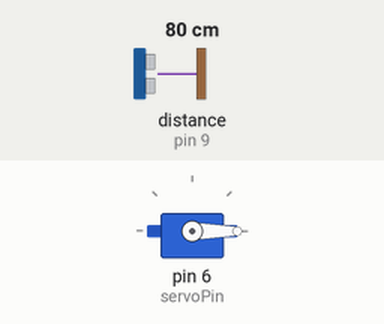
Bench run of a sketch on a simulated Arduino Uno, built with avr-gcc and run on an emulated ATmega328P. On the bench: servo. Wiring (inferred from the names in the program): ultrasonic range finder: trigger pin 8; echo pin 9. Inputs (shaded band) come from the test bench; at power-on: distance to the obstacle (sensor on pin 9) 80 cm. The echo pulse lasts 58.3 µs per cm.

Above: at 1.2 s.
1.3 s: distance to the obstacle (sensor on pin 9) set to 23 cm
2.8 s: distance to the obstacle (sensor on pin 9) set to 18 cm
At 3.3 s:
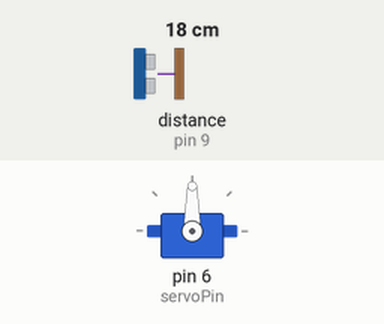
4.3 s: distance to the obstacle (sensor on pin 9) set to 35 cm
At 5.2 s:
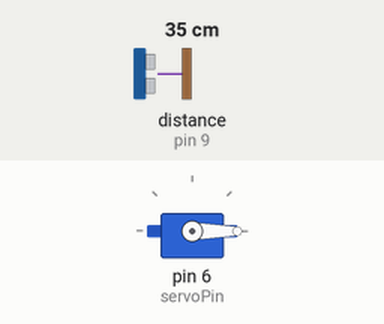
5.8 s: distance to the obstacle (sensor on pin 9) set to 2 cm
At 6.5 s:
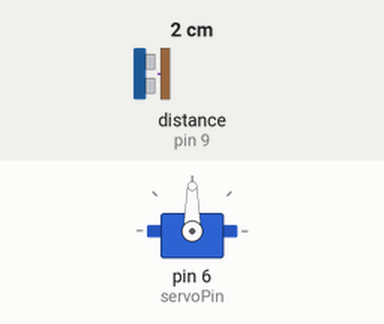
Timing chart, 0 to 8.3 s (numbered marks = the images above; inputs shaded):
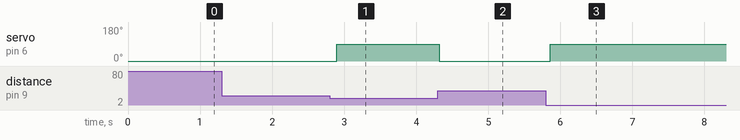

The sketch:

Wi-Fi_TrashBin_9000_MK.4.ino
```cpp
#include <Servo.h>
#include <SoftwareSerial.h>

// Define pins for sensors and servo
const int trigPinLid = 8;
const int echoPinLid = 9;
const int trigPinWaste = 10;
const int echoPinWaste = 11;
const int servoPin = 6;

// ESP8266 Wi-Fi module
SoftwareSerial esp8266(2, 3);

// Create Servo object
Servo binServo;

// Variables for distances
long duration, distanceLid, distanceWaste;
const int binDepth = 18; // Depth of the bin in cm

void setup() {
  // Set up pins
  pinMode(trigPinLid, OUTPUT);
  pinMode(echoPinLid, INPUT);
  pinMode(trigPinWaste, OUTPUT);
  pinMode(echoPinWaste, INPUT);

  // Attach servo
  binServo.attach(servoPin);
  binServo.write(0); // Close lid initially

  // Initialize Serial and Wi-Fi module
  Serial.begin(9600);
  esp8266.begin(9600);

  // Connect to Wi-Fi
  connectToWiFi();
}

void loop() {
  // Measure distance for lid control
  distanceLid = getDistance(trigPinLid, echoPinLid);

  // If motion detected (less than 20 cm)
  if (distanceLid < 20) {
    binServo.write(90); // Open lid
  } else {
    binServo.write(0); // Close lid
  }

  delay(100); // Short delay to stabilize sensor readings
}

// Function to measure distance
long getDistance(int trigPin, int echoPin) {
  digitalWrite(trigPin, LOW);
  delayMicroseconds(2);
  digitalWrite(trigPin, HIGH);
  delayMicroseconds(10);
  digitalWrite(trigPin, LOW);
  long duration = pulseIn(echoPin, HIGH);
  long distance = duration * 0.034 / 2; // Calculate distance in cm
  return distance;
}

// Function to connect to Wi-Fi (stub implementation)
void connectToWiFi() {
  // Wi-Fi connection logic here
}
```

Measured:
- the behaviour switches between 21 and 20 cm on distance to the obstacle (sensor on pin 9) (found by bisection; images 0 and 1)
- after the input at 1.3 s, every drawn part: stays the same
- after the input at 2.8 s, servo on pin 6 (servoPin): 0° → 90° after 0.10 s
- after the input at 4.3 s, servo on pin 6 (servoPin): 90° → 0° at once
- after the input at 5.8 s, servo on pin 6 (servoPin): 0° → 90° after 0.06 s
